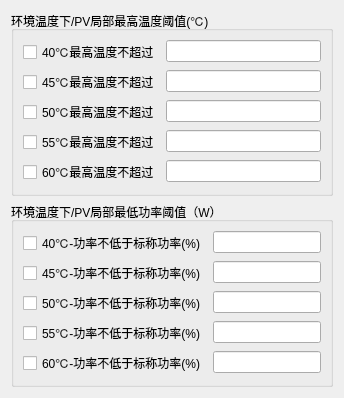
            <widget class="QWidget" name="tab_57">
             <attribute name="title">
              <string>PV参数</string>
             </attribute>
             <layout class="QVBoxLayout" name="verticalLayout_43">
              <item>
               <widget class="QGroupBox" name="groupBox_65">
                <property name="title">
                 <string>环境温度下/PV局部最高温度阈值(℃)</string>
                </property>
                <layout class="QFormLayout" name="formLayout_54">
                 <item row="0" column="0">
                  <widget class="QCheckBox" name="bym2000_t40_pv_ckx">
                   <property name="text">
                    <string>40℃最高温度不超过</string>
                   </property>
                  </widget>
                 </item>
                 <item row="0" column="1">
                  <widget class="QLineEdit" name="bym2000_t40_pv_edt"/>
                 </item>
                 <item row="1" column="0">
                  <widget class="QCheckBox" name="bym2000_t45_pv_ckx">
                   <property name="text">
                    <string>45℃最高温度不超过</string>
                   </property>
                  </widget>
                 </item>
                 <item row="1" column="1">
                  <widget class="QLineEdit" name="bym2000_t45_pv_edt"/>
                 </item>
                 <item row="2" column="0">
                  <widget class="QCheckBox" name="bym2000_t50_pv_ckx">
                   <property name="text">
                    <string>50℃最高温度不超过</string>
                   </property>
                  </widget>
                 </item>
                 <item row="2" column="1">
                  <widget class="QLineEdit" name="bym2000_t50_pv_edt"/>
                 </item>
                 <item row="3" column="0">
                  <widget class="QCheckBox" name="bym2000_t55_pv_ckx">
                   <property name="text">
                    <string>55℃最高温度不超过</string>
                   </property>
                  </widget>
                 </item>
                 <item row="3" column="1">
                  <widget class="QLineEdit" name="bym2000_t55_pv_edt"/>
                 </item>
                 <item row="4" column="0">
                  <widget class="QCheckBox" name="bym2000_t60_pv_ckx">
                   <property name="text">
                    <string>60℃最高温度不超过</string>
                   </property>
                  </widget>
                 </item>
                 <item row="4" column="1">
                  <widget class="QLineEdit" name="bym2000_t60_pv_edt"/>
                 </item>
                </layout>
               </widget>
              </item>
              <item>
               <widget class="QGroupBox" name="groupBox_66">
                <property name="title">
                 <string>环境温度下/PV局部最低功率阈值（W）</string>
                </property>
                <layout class="QFormLayout" name="formLayout_55">
                 <item row="0" column="0">
                  <widget class="QCheckBox" name="bym2000_rt40_time_pv_ckx">
                   <property name="text">
                    <string>40℃-功率不低于标称功率(%)</string>
                   </property>
                  </widget>
                 </item>
                 <item row="0" column="1">
                  <widget class="QLineEdit" name="bym2000_rt40_time_pv_edt"/>
                 </item>
                 <item row="1" column="0">
                  <widget class="QCheckBox" name="bym2000_rt45_time_pv_ckx">
                   <property name="text">
                    <string>45℃-功率不低于标称功率(%)</string>
                   </property>
                  </widget>
                 </item>
                 <item row="1" column="1">
                  <widget class="QLineEdit" name="bym2000_rt45_time_pv_edt"/>
                 </item>
                 <item row="2" column="0">
                  <widget class="QCheckBox" name="bym2000_rt50_time_pv_ckx">
                   <property name="text">
                    <string>50℃-功率不低于标称功率(%)</string>
                   </property>
                  </widget>
                 </item>
                 <item row="2" column="1">
                  <widget class="QLineEdit" name="bym2000_rt50_time_pv_edt"/>
                 </item>
                 <item row="3" column="0">
                  <widget class="QCheckBox" name="bym2000_rt55_time_pv_ckx">
                   <property name="text">
                    <string>55℃-功率不低于标称功率(%)</string>
                   </property>
                  </widget>
                 </item>
                 <item row="3" column="1">
                  <widget class="QLineEdit" name="bym2000_rt55_time_pv_edt"/>
                 </item>
                 <item row="4" column="0">
                  <widget class="QCheckBox" name="bym2000_rt60_time_pv_ckx">
                   <property name="text">
                    <string>60℃-功率不低于标称功率(%)</string>
                   </property>
                  </widget>
                 </item>
                 <item row="4" column="1">
                  <widget class="QLineEdit" name="bym2000_rt60_time_pv_edt"/>
                 </item>
                </layout>
               </widget>
              </item>
             </layout>
            </widget>
